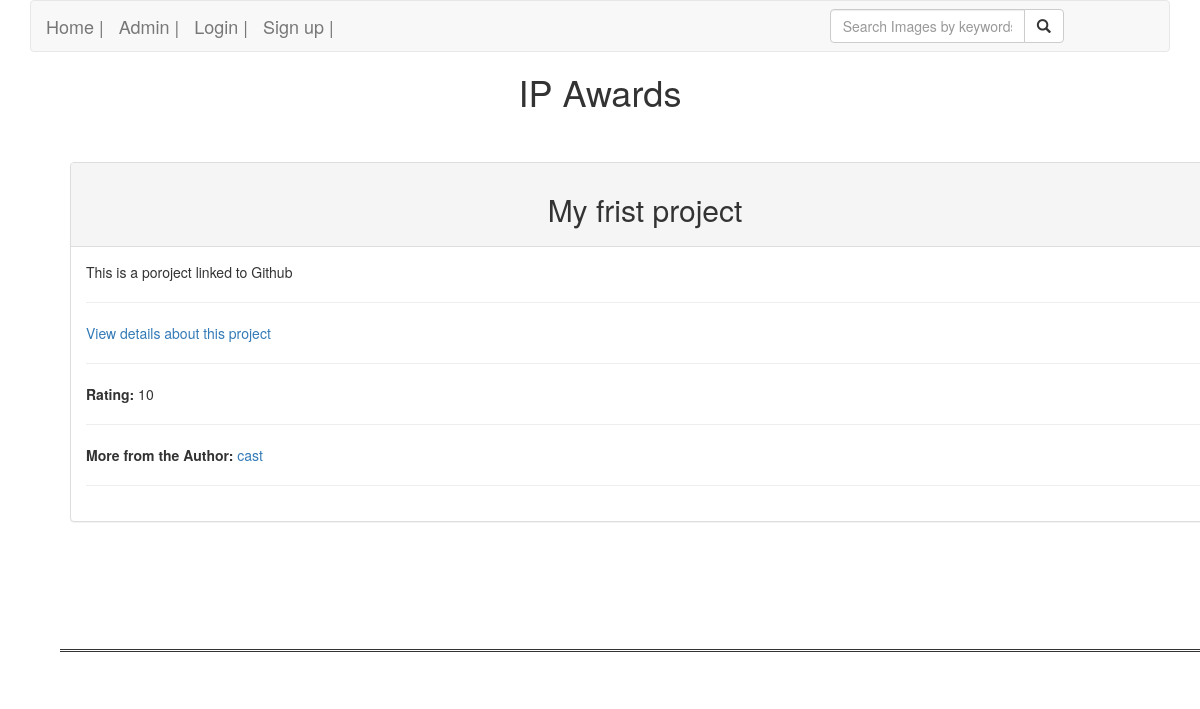
The app's page /, older data.
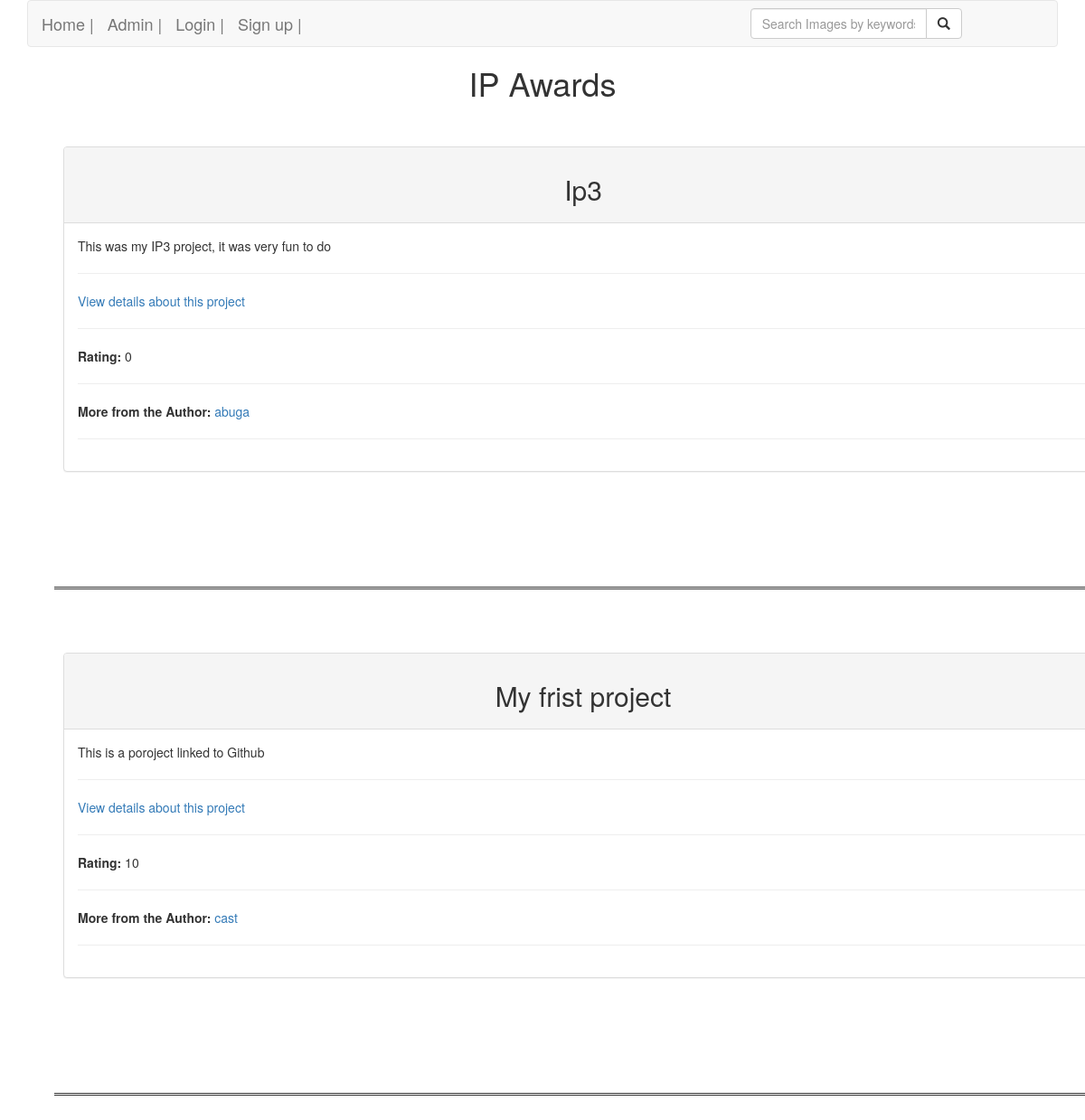
The same page, newer data.
### awards/models.py (models this page shows, shortened)
class Project(models.Model):
    title = models.CharField(max_length =60)
    project_details = models.TextField()
    live_site = models.CharField(max_length =100)
    creator = models.ForeignKey(User,on_delete=models.CASCADE)
    score = models.IntegerField(default=0)
    class Meta:
        ordering = ['title']

### awards/views.py (the view)
# urls.py: path('',views.home, name='Welcome'),
def home(request):
    allprojects = Project.objects.all()
    return render(request, 'homepage.html', {"projects":allprojects})

### awards/templates/homepage.html (shortened to what this page needs)
{%extends 'base.html'%}
{% block content %}
{{block.super}}
<div class="container">
  <div class="row">
    {% for project_item in projects %}
      <div class="col-xs-5 col-sm-5 col-md-12 col-lg-12" style="padding: 10px; margin: 30px; border-bottom-style: double; height: 500px; ">
        <div class="panel panel-default">
          <div class="panel-heading">
            <h2 class="text-center"> {{ project_item.title }}</h2>
          </div>
          <div class="panel-body">
          <div>
            <div class = "row">
              <div class = "col-md-12">
                <p> {{ project_item.project_details}}  </p>
                  <hr>
              </div>
            </div>
              <div class = "row">
                <div class = "col-md-12">
                  <p> <a href="singleproject/{{project_item.id}}">View details about this project</a>  </p>
                    <hr>
                </div>
              </div>
              <div class = "row">
                <div class = "col-md-12">
                    <p> <span style="font-weight: bold;"> Rating: </span>{{ project_item.score }}</p>
                    <hr>
                </div>
              </div>
              <div class = "row">
                <div class = "col-md-12">
                    <p> <span style="font-weight: bold;"> More from the Author: </span><a href="authorprofile/{{project_item.creator.id}}">{{ project_item.creator.username }}</a></p>
                    <hr>
                </div>
              </div>
              </div>
            </div>
        </div>
      </div>
            {% endfor %}
              </div>
  </div>
{% endblock %}

Row changes from the older to the newer data that the page shows:
added Project: title "Ip3", project_details "This was my IP3 project, it was very fun to do", score "0", creator.username "abuga"
